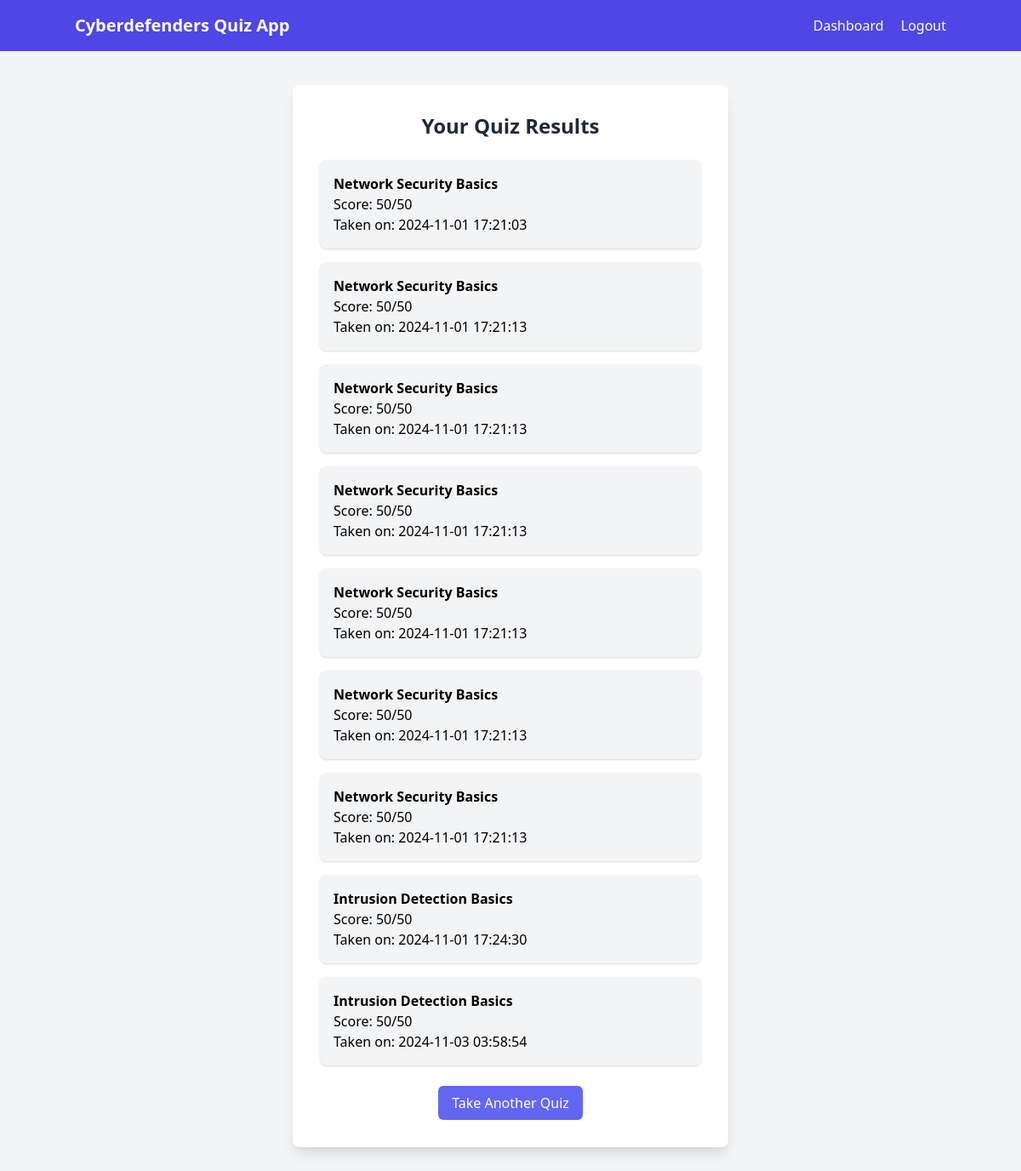
Screenshot of /dashboard (signed in) with the database file from the repository.
### tables this page shows
CREATE TABLE quiz_results (
    id INTEGER PRIMARY KEY,
    user_id INTEGER NOT NULL,
    quiz_id INTEGER NOT NULL,
    score INTEGER,
    timestamp DATETIME DEFAULT CURRENT_TIMESTAMP,
    FOREIGN KEY (user_id) REFERENCES users(id) ON DELETE CASCADE,
    FOREIGN KEY (quiz_id) REFERENCES quizzes(id) ON DELETE CASCADE
);

CREATE TABLE quizzes (
    id INTEGER PRIMARY KEY,
    name TEXT UNIQUE NOT NULL
);

### app.py (the view)
@app.route('/dashboard')
def dashboard():
    if 'email' not in session:
        flash("You need to log in first.", "warning")
        return redirect(url_for('login'))
    conn = get_db()
    user = conn.execute('SELECT * FROM users WHERE email = ?', (session['email'],)).fetchone()
    quiz_results = conn.execute('''
        SELECT quizzes.name, quiz_results.score, quiz_results.timestamp
        FROM quiz_results
        JOIN quizzes ON quiz_results.quiz_id = quizzes.id
        WHERE quiz_results.user_id = ?
    ''', (user['id'],)).fetchall()
    return render_template('dashboard.html', quiz_results=quiz_results)

### app.py (called while the page is built)
def get_db():
    app.logger.info(f"Opening file {DATABASE}")
    conn = sqlite3.connect(DATABASE)
    conn.row_factory = sqlite3.Row
    return conn

### templates/dashboard.html (shortened to what this page needs)
{% extends "base.html" %}
{% block content %}
    <h2 class="text-2xl font-semibold text-gray-800 mb-6 text-center">Your Quiz Results</h2>
    <ul class="space-y-4">
        {% for result in quiz_results %}
            <li class="bg-gray-100 p-4 rounded-lg shadow">
                <p><strong>{{ result['name'] }}</strong></p>
                <p>Score: {{ result['score'] }}/50</p>
                <p>Taken on: {{ result['timestamp'] }}</p>
            </li>
        {% endfor %}
    </ul>
    <div class="mt-6 text-center">
        <a href="{{ url_for('select_quiz') }}" class="inline-block bg-indigo-500 text-white py-2 px-4 rounded-md hover:bg-indigo-600">Take Another Quiz</a>
    </div>
{% endblock %}

### rows the page displays
quiz_results: name "Network Security Basics", score "50", timestamp "2024-11-01 17:21:03"
quiz_results: name "Network Security Basics", score "50", timestamp "2024-11-01 17:21:13"
quiz_results: name "Network Security Basics", score "50", timestamp "2024-11-01 17:21:13"
quiz_results: name "Network Security Basics", score "50", timestamp "2024-11-01 17:21:13"
quiz_results: name "Network Security Basics", score "50", timestamp "2024-11-01 17:21:13"
quiz_results: name "Network Security Basics", score "50", timestamp "2024-11-01 17:21:13"
quiz_results: name "Network Security Basics", score "50", timestamp "2024-11-01 17:21:13"
quiz_results: name "Intrusion Detection Basics", score "50", timestamp "2024-11-01 17:24:30"
quiz_results: name "Intrusion Detection Basics", score "50", timestamp "2024-11-03 03:58:54"
